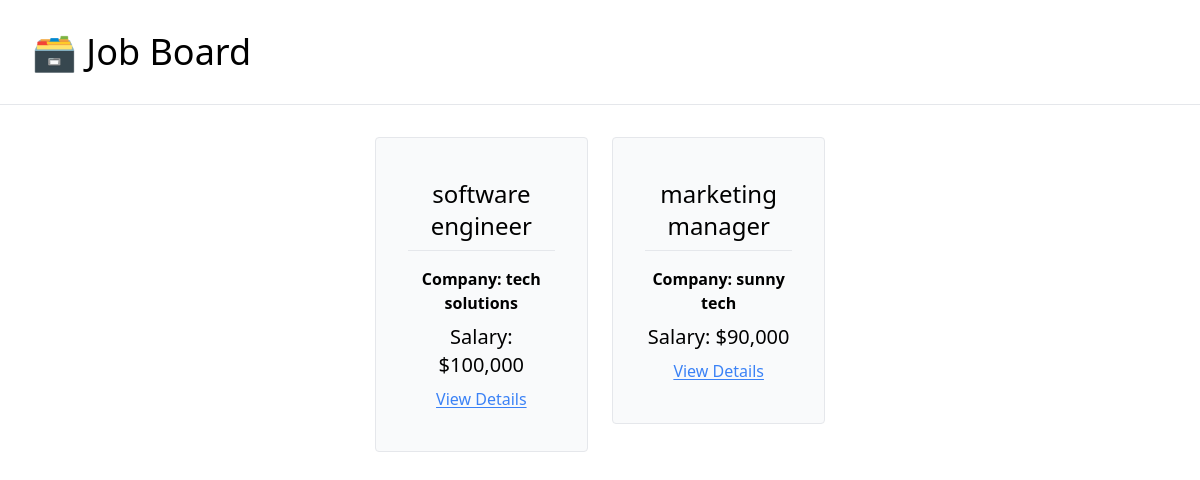
Before: / with the older database file.
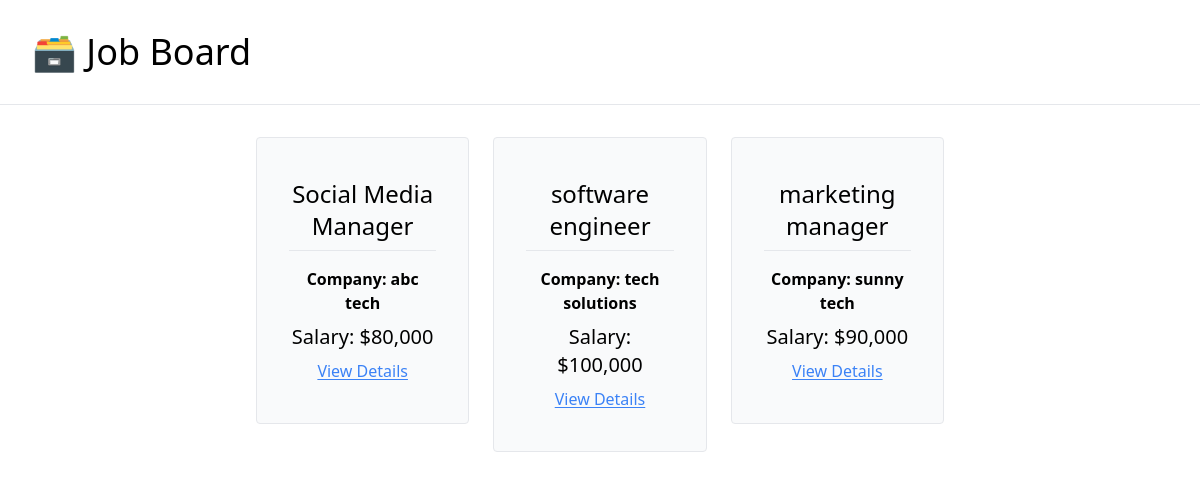
After: the same page with the newer database file.
### job_board/models.py (models this page shows, shortened)
class JobPosting(models.Model):
    title = models.CharField(max_length=100)
    description = models.TextField()
    company = models.CharField(max_length=100)
    salary = models.IntegerField()
    is_active = models.BooleanField(default=False)

### job_board/views.py (the view)
# urls.py: path('', index, name='home'),
def index(request):
    active_posting = JobPosting.objects.filter(is_active= True)
    context = {
        'job_postings': active_posting
    }
    return render(request, 'job_board/index.html', context)

### job_board/templates/job_board/index.html
{% extends 'job_board/_base.html' %}
{% load humanize %}
{% block content %}
    <div class="flex justify-center w-10/12 mx-auto flex-wrap gap-6">
        {% for posting in job_postings %}
            <a class="w-1/4 text-center" href="{% url 'job-detail' posting.pk %}">
            <div class="border rounded px-8 py-10 bg-gray-50 hover:bg-gray-100 hover:cursor-pointer">
                <p class="text-2xl pb-2">{{posting.title}}</p>
                <hr class="py-2">
                <p class="font-semibold pb-2">Company: {{posting.company}}</p>
                <p class="text-xl pb-2">Salary: ${{posting.salary|intcomma}}</p>
                <p class="underline underline-offset-2 text-blue-500 hover:text-blue-400">View Details</p>
            </div>
            </a>
        {% endfor %}
    </div>
{% endblock content %}

### job_board/templates/job_board/_base.html (shortened to what this page needs)
<!DOCTYPE html>
<html lang="en">
<head>
    <script src="https://cdn.tailwindcss.com"></script>
</head>
<body>
    <div class="mb-8">
        <h1 class="text-4xl py-8 pl-8">
        <a href="{% url 'home' %}">
                🗃️ Job Board
            </a>
        </h1>
        <hr>
    </div>
    <div class="container mx-auto mb-8">
        {% block content%}
        {% endblock content %}
    </div>
</body>
</html>

Changed rows visible on the page:
now on this page (row edited): JobPosting: title "Social Media Manager", company "abc tech", salary "80,000"
